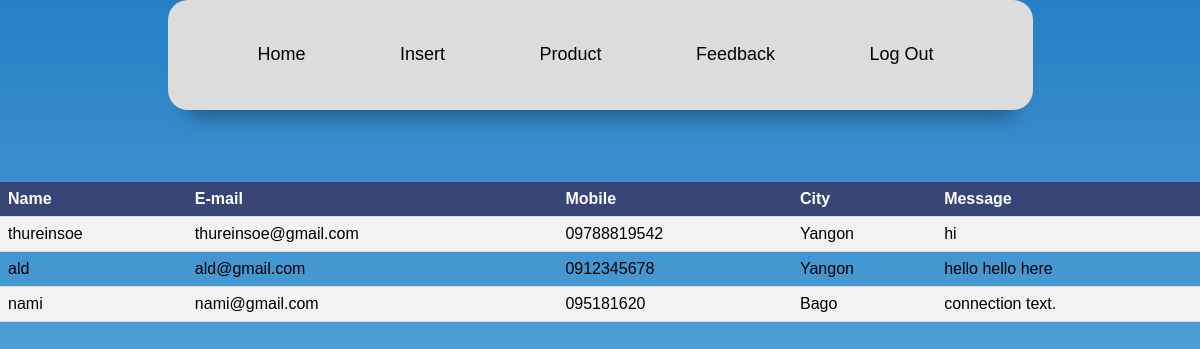
The page /admin/feedback.php (signed in) on the database its author committed.
### tables this page shows
CREATE TABLE IF NOT EXISTS `contact` (
  `Name` varchar(20) NOT NULL,
  `Email` varchar(20) NOT NULL,
  `Mobile` varchar(20) NOT NULL,
  `City` varchar(20) NOT NULL,
  `Message` varchar(20) NOT NULL
);

### admin/feedback.php (the view, shortened to what this page needs)
<?php
if($_SESSION['id']==1)
{
?>
<!DOCTYPE html>
<html lang="en">
<head>
    <link rel="stylesheet" href="nov-style.css">
</head>
<body>
    <div class="container">
        <nav>
            <ul>
                <li><a href="home.php">Home</a></li>
                <li><a href="insert.php">Insert</a></li>
                <li><a href="product.php">Product</a></li>
                <li><a href="feedback.php">Feedback</a></li>
                <li><a href="logout.php">Log Out</a></li>
            </ul>
        </nav><br><br><br><br>
        <table>
            <tr>
                <th>Name</th>
                <th>E-mail</th>
                <th>Mobile</th>
                <th>City</th>
                <th>Message</th>
            </tr>
            <?php
                $sel=mysql_query("select * from contact");
                while($row=mysql_fetch_array($sel))
                {
					$name=$row['Name'];
					$email=$row['Email'];
					$mobile=$row['Mobile'];
                    $city=$row['City'];
					$mesg=$row['Message'];
            ?>
            <tr>
                <td><?php echo $name; ?></td>
                <td><?php echo $email; ?></td>
                <td><?php echo $mobile; ?></td>
                <td><?php echo $city; ?></td>
                <td><?php echo $mesg; ?></td>
            </tr>
            <?php
                }
            ?>
        </table>
</body>
</html>
<?php
    }
    else
    {
        header("location:index.php");
    }
?>

### admin/nov-style.css (style rules this page uses)
body { margin: 0; padding: 0; box-sizing: border-box; font-family: 'Poppins', sans-serif; overflow-x: hidden; }
.container { background: rgb(175,233,249); background: linear-gradient(0deg, rgba(175,233,249,1) 0%, rgba(38,127,197,1) 100%); width: 100%; height: 150vh; }
nav { background:#DCDCDC; border-radius: 20px; width: 855px; height: 100px; margin: 0 auto; padding: 5px; box-shadow: 0 25px 20px -20px rgba(0,0,0,0.4); }
a { text-decoration: none; color: black; }
nav ul li { list-style: none; display: inline-block; padding: 13px 35px; margin: 10px; font-size: 18px; font-weight: 500; cursor: pointer; position: relative; z-index: 2; transform: color 0.5s; }
nav ul li::after { content: ''; background:#87CEFA; width: 100%; height: 100%; border-radius: 30px; position: absolute; top: 100%; left:50%; transform: translate(-50%, -50%); z-index: -1; opacity: 0; transform: top 0.5s, opacity 0.5s; }
table { border-collapse: collapse; align-items:center; width:100%; }
th,td { padding: 8px; text-align: left; border-bottom: 1px solid #ddd; }
tr:nth-child(even) { background-color: #f2f2f2 }
th { background-color: #384576; color: white; }

### rows shown on the page
contact: Name "thureinsoe", Email "thureinsoe@gmail.com", Mobile "09788819542", City "Yangon", Message "hi"
contact: Name "ald", Email "ald@gmail.com", Mobile "0912345678", City "Yangon", Message "hello hello here"
contact: Name "nami", Email "nami@gmail.com", Mobile "095181620", City "Bago", Message "connection text."
